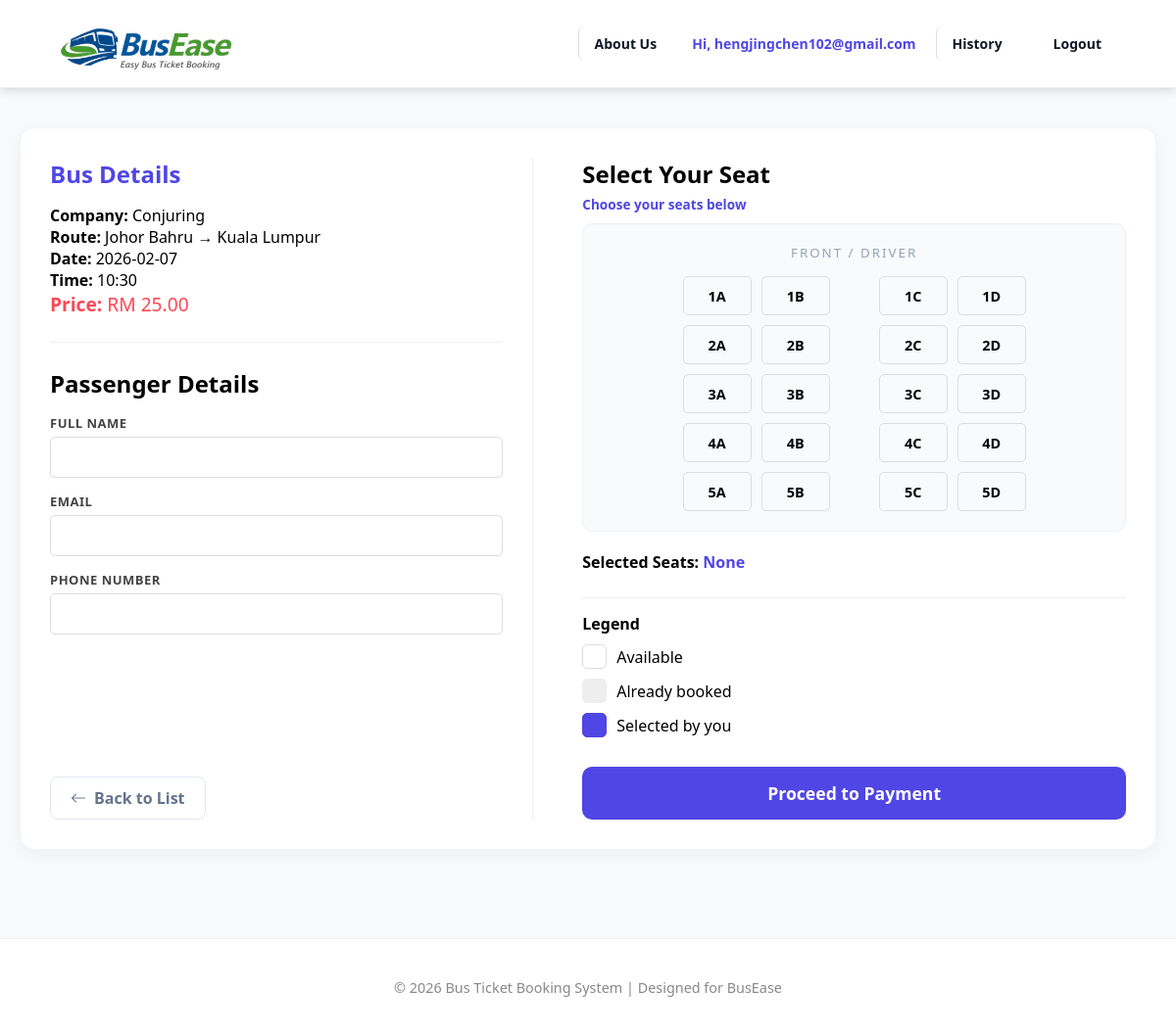
Screenshot of /select_seat.php?id=12 (signed in) with the database file from the repository.
### tables this page shows
CREATE TABLE `buses` (
  `id` int(11) NOT NULL,
  `bus_company` varchar(100) DEFAULT NULL,
  `departure` varchar(100) DEFAULT NULL,
  `destination` varchar(100) DEFAULT NULL,
  `depart_time` varchar(50) DEFAULT NULL,
  `price` decimal(6,2) DEFAULT NULL,
  `travel_date` date DEFAULT NULL,
  `status` tinyint(1) DEFAULT 1
);

### select_seat.php (the view, shortened to what this page needs)
<?php
include "includes/config.php";
$bus_id = mysqli_real_escape_string($conn, $_GET['id']);
$sql = "SELECT * FROM buses WHERE id='$bus_id'";
$result = mysqli_query($conn, $sql);
$bus = mysqli_fetch_assoc($result);
$name  = $_SESSION['user_name']  ?? '';
$email = $_SESSION['user_email'] ?? '';
$phone = $_SESSION['user_phone'] ?? '';
?>
<!DOCTYPE html>
<html lang="en">
<head>
    <?php include "includes/header.php"; ?>
    <link rel="stylesheet" href="https://cdn.jsdelivr.net/npm/bootstrap-icons@1.11.1/font/bootstrap-icons.css">
</head>
<body style="background: #f8fafc;">
<?php include "includes/navbar.php"; ?>
<div class="container">
    <form action="payment.php" method="POST" onsubmit="return validateSeat()">
        <div class="page-container">
            <div class="booking-layout">
                <div class="left">
                    <div>
                        <div class="section">
                            <h2 style="color: #4f46e5; margin-bottom: 15px;">Bus Details</h2>
                            <p><strong>Company:</strong> <?= htmlspecialchars($bus['bus_company']) ?></p>
                            <p><strong>Route:</strong> <?= htmlspecialchars($bus['departure']) ?> → <?= htmlspecialchars($bus['destination']) ?></p>
                            <p><strong>Date:</strong> <?= $bus['travel_date'] ?></p>
                            <p><strong>Time:</strong> <?= $bus['depart_time'] ?></p>
                            <p style="color: #ff4757; font-size: 1.2rem;"><strong>Price:</strong> RM <?= number_format($bus['price'], 2) ?></p>
                        </div>
                        <hr style="margin: 25px 0; border: 0; border-top: 1px solid #f1f1f1;">
                        <div class="section">
                            <h2 style="margin-bottom: 15px;">Passenger Details</h2>
                            <div class="form-group" style="margin-bottom: 15px;">
                                <label>FULL NAME</label>
                                <input type="text" name="p_name" required value="<?= htmlspecialchars($name) ?>">
                            </div>
                            <div class="form-group" style="margin-bottom: 15px;">
                                <label>EMAIL</label>
                                <input type="email" name="p_email" required value="<?= htmlspecialchars($email) ?>">
                            </div>
                            <div class="form-group">
                                <label>PHONE NUMBER</label>
                                <input type="text" name="p_phone" required value="<?= htmlspecialchars($phone) ?>">
                            </div>
                        </div>
                    </div>
                    <a href="service_catalogue.php" class="btn-back">
                        <i class="bi bi-arrow-left"></i> Back to List
                    </a>
                </div>
                <div class="right">
                    <h2 style="margin-bottom: 5px;">Select Your Seat</h2>
                    <p class="limit-info">Choose your seats below</p>
                    <div style="background:#f8fafc; padding:20px; border-radius:10px; text-align:center; border: 1px solid #edf2f7;">
                        <small style="color:#94a3b8; display:block; margin-bottom:15px; letter-spacing: 2px;">FRONT / DRIVER</small>
                        <div class="seat-map" id="seatMap" style="margin: 0 auto;"></div>
                    </div>
                    <p style="margin-top:20px;"><strong>Selected Seats:</strong>
                        <span id="selectedSeats" style="color:#4f46e5; font-weight:bold;">None</span>
                    </p>
                    <div class="seat-legend" style="margin-top:25px; padding-top: 15px; border-top: 1px solid #eee;">
                        <h3 style="font-size:1rem; margin-bottom:10px;">Legend</h3>
                        <div class="legend-row">
                            <div class="seat demo"></div><span>Available</span>
                        </div>
                        <div class="legend-row">
                            <div class="seat demo booked"></div><span>Already booked</span>
                        </div>
                        <div class="legend-row">
                            <div class="seat demo selected"></div><span>Selected by you</span>
                        </div>
                    </div>
                    <button type="submit">Proceed to Payment</button>
                </div>
            </div>
        </div>
    </form>
</div>
<?php include "includes/footer.php"; ?>
</body>
</html>

### css/style2.css (style rules this page uses)
:root { --primary-color: #1a56db; --primary-hover: #1e429f; --text-main: #111827; --text-muted: #6b7280; --bg-light: #f5f7fb; --line-color: #e5e7eb; --white: #ffffff; }
* { margin: 0; padding: 0; box-sizing: border-box; font-family: 'Segoe UI', Arial, sans-serif; }
.container { max-width: 1200px; margin: 0 auto; padding: 0 20px; width: 100%; }
.form-group { display: flex; flex-direction: column; flex: 1; min-width: 200px; }
.form-group label { margin-bottom: 8px; font-weight: 600; font-size: 13px; color: var(--text-muted); text-transform: uppercase; letter-spacing: 0.5px; }
.form-group select, .form-group input { padding: 14px; border-radius: 8px; border: 1px solid #d1d5db; font-size: 15px; color: var(--text-main); outline: none; transition: border-color 0.2s; }

### includes/header.php (style rules this page uses)
body { font-family: 'Segoe UI', Arial, sans-serif; background-color: #f8fafc; margin: 0; }

### select_seat.php (style rules this page uses)
.page-container { padding: 40px 0; min-height: 70vh; }
.booking-layout { display: flex; gap: 40px; background: #fff; padding: 30px; border-radius: 15px; box-shadow: 0 5px 20px rgba(0,0,0,0.05); border: 1px solid #f1f5f9; }
.left { flex: 1; border-right: 1px solid #eee; padding-right: 30px; display: flex; flex-direction: column; justify-content: space-between; }
.right { flex: 1.2; padding-left: 10px; }
.seat-map { display: grid; grid-template-columns: 1fr 1fr 30px 1fr 1fr; gap: 10px; margin: 20px 0; max-width: 350px; }
.seat { height: 40px; border: 1px solid #ddd; display: flex; align-items: center; justify-content: center; cursor: pointer; border-radius: 5px; font-weight: bold; font-size: 0.9rem; transition: 0.2s; }
.seat.booked { background: #eee; color: #ccc; cursor: not-allowed; border: none; }
.seat.selected { background: #4f46e5; color: white; border-color: #4f46e5; }
.legend-row { display: flex; align-items: center; gap: 10px; margin-bottom: 10px; }
.seat.demo { width: 25px; height: 25px; cursor: default; }
button[type="submit"] { width: 100%; background: #4f46e5; color: white; border: none; padding: 15px; border-radius: 10px; font-weight: bold; cursor: pointer; margin-top: 20px; font-size: 1.1rem; transition: 0.3s; }
.limit-info { color: #4f46e5; font-size: 0.85rem; margin-bottom: 10px; font-weight: bold; }
.form-group label { display:block; margin-bottom:5px; font-weight: bold; color: #444; }
.form-group input { width:100%; padding:10px; border-radius:5px; border:1px solid #ddd; box-sizing: border-box; }
.btn-back { display: inline-flex; align-items: center; gap: 8px; color: #64748b; text-decoration: none; font-weight: 600; padding: 10px 20px; border: 1px solid #e2e8f0; border-radius: 8px; transition: all 0.3s; margin-top: 20px; width: fit-content; }

### rows the page displays
buses: bus_company "Conjuring", departure "Johor Bahru", destination "Kuala Lumpur", travel_date "2026-02-07", depart_time "10:30", price "25.00"

### other values shown
$_SESSION['user'] "hengjingchen102@gmail.com"
